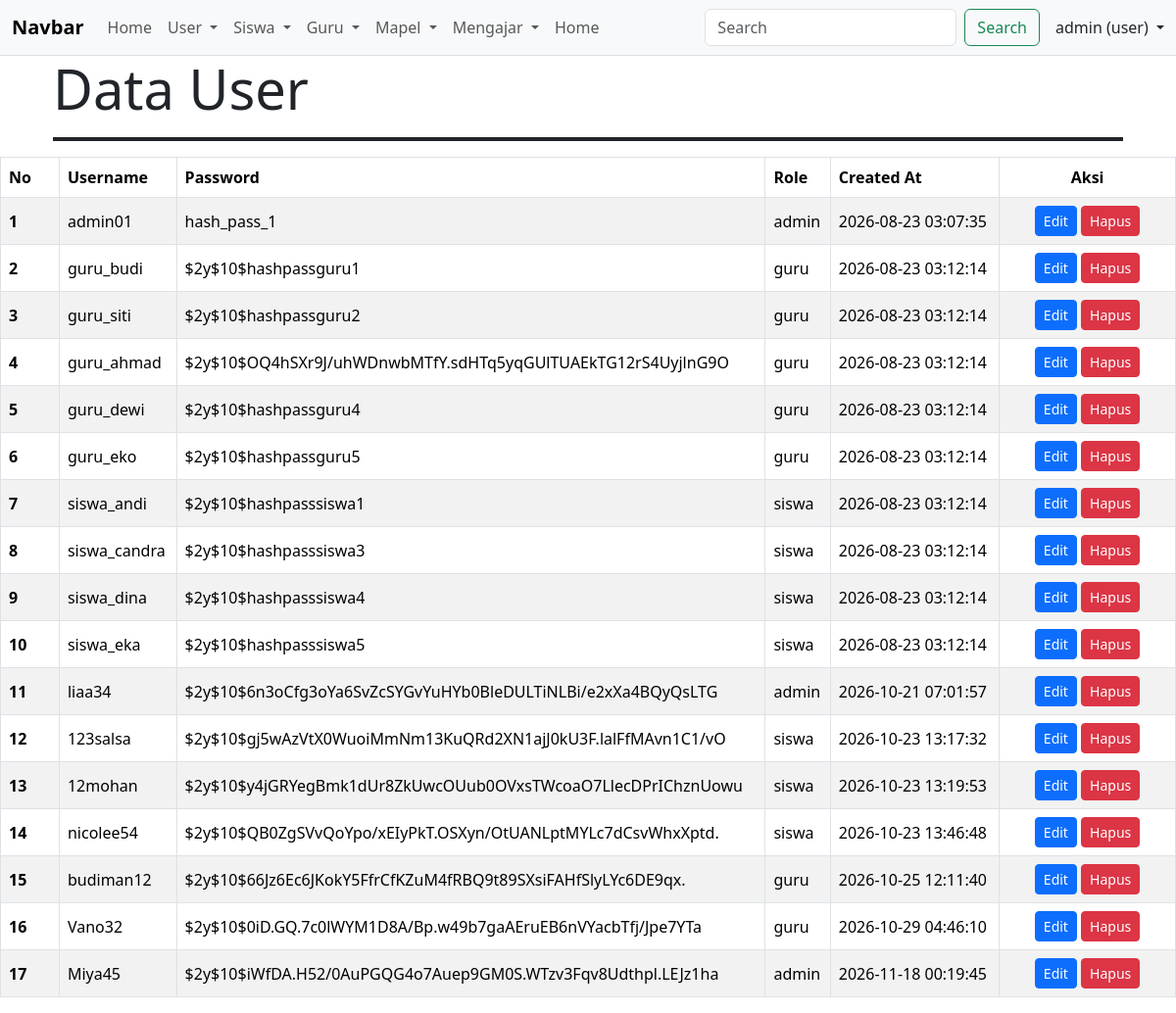
Screenshot of /koneksi/seluruh.php with the database file from the repository.
### tables this page shows
CREATE TABLE `users` (
  `id` int(11) NOT NULL,
  `username` varchar(50) NOT NULL,
  `password` varchar(255) NOT NULL,
  `role` enum('admin','guru','siswa') NOT NULL,
  `created_at` timestamp NOT NULL DEFAULT current_timestamp()
);

### koneksi/seluruh.php (the view, shortened to what this page needs)
<?php require_once ("navbar.php");
require_once("koneksi.php");
require_once("footer.php");
$sql = "SELECT id, username, password, role, created_at FROM users ORDER BY id ASC";
$hasil = mysqli_query($koneksi ,$sql);
if (mysqli_num_rows($hasil) > 0){
  while ($row = mysqli_fetch_assoc($hasil)){
    $data[] = $row;
  }
} else{
  $data = [];
}
?>
<div class="container">
  <div class="container center">
        <h1 class="fw-normal display-4">Data User</h1>
        <hr class="border border-dark border-2 opacity-100">
   </div>
</div>
<table class="table table-bordered table-striped align-middle">
  <thead>
    <tr>
      <th scope="col" style="width:5%;">No</th>
      <th scope="col">Username</th>
      <th scope="col">Password</th>
      <th scope="col">Role</th>
      <th scope="col">Created At</th>
      <th scope="col" style="width:15%; text-align:center;">Aksi</th>
    </tr>
  </thead>
  <tbody>
    <?php
    if (!empty($data)) {
        $no = 1;
        foreach ($data as $user) {
    ?>
    <tr>
      <th scope="row"><?php echo $no++; ?></th>
      <td><?php echo htmlspecialchars($user['username']); ?></td>
      <td><?php echo htmlspecialchars($user['password']); ?></td>
      <td><?php echo htmlspecialchars($user['role']); ?></td>
      <td><?php echo htmlspecialchars($user['created_at']); ?></td>
      <td class="text-center">
          <a href="edit_user.php?id=<?php echo $user['id']; ?>" class="btn btn-primary btn-sm">Edit</a>
          <a href="hapus_user.php?id=<?php echo $user['id']; ?>" class="btn btn-danger btn-sm" onclick="return confirm('Apakah Anda yakin ingin menghapus data ini?')">Hapus</a>
      </td>
    </tr>
    <?php
        }
    } else {
    ?>
    <tr>
      <td colspan="6" class="text-center">Tidak ada data</td>
    </tr>
    <?php } ?>
  </tbody>
</table>

### rows the page displays
users: username "admin01", password "hash_pass_1", role "admin", created_at "2026-08-23 03:07:35"
users: username "guru_budi", password "$2y$10$hashpassguru1", role "guru", created_at "2026-08-23 03:12:14"
users: username "guru_siti", password "$2y$10$hashpassguru2", role "guru", created_at "2026-08-23 03:12:14"
users: username "guru_ahmad", password "$2y$10$OQ4hSXr9J/uhWDnwbMTfY.sdHTq5yqGUlTUAEkTG12rS4UyjlnG9O", role "guru", created_at "2026-08-23 03:12:14"
users: username "guru_dewi", password "$2y$10$hashpassguru4", role "guru", created_at "2026-08-23 03:12:14"
users: username "guru_eko", password "$2y$10$hashpassguru5", role "guru", created_at "2026-08-23 03:12:14"
users: username "siswa_andi", password "$2y$10$hashpasssiswa1", role "siswa", created_at "2026-08-23 03:12:14"
users: username "siswa_candra", password "$2y$10$hashpasssiswa3", role "siswa", created_at "2026-08-23 03:12:14"
users: username "siswa_dina", password "$2y$10$hashpasssiswa4", role "siswa", created_at "2026-08-23 03:12:14"
users: username "siswa_eka", password "$2y$10$hashpasssiswa5", role "siswa", created_at "2026-08-23 03:12:14"
users: username "liaa34", password "$2y$10$6n3oCfg3oYa6SvZcSYGvYuHYb0BleDULTiNLBi/e2xXa4BQyQsLTG", role "admin", created_at "2026-10-21 07:01:57"
users: username "123salsa", password "$2y$10$gj5wAzVtX0WuoiMmNm13KuQRd2XN1ajJ0kU3F.lalFfMAvn1C1/vO", role "siswa", created_at "2026-10-23 13:17:32"
users: username "12mohan", password "$2y$10$y4jGRYegBmk1dUr8ZkUwcOUub0OVxsTWcoaO7LlecDPrIChznUowu", role "siswa", created_at "2026-10-23 13:19:53"
users: username "nicolee54", password "$2y$10$QB0ZgSVvQoYpo/xEIyPkT.OSXyn/OtUANLptMYLc7dCsvWhxXptd.", role "siswa", created_at "2026-10-23 13:46:48"
users: username "budiman12", password "$2y$10$66Jz6Ec6JKokY5FfrCfKZuM4fRBQ9t89SXsiFAHfSlyLYc6DE9qx.", role "guru", created_at "2026-10-25 12:11:40"
users: username "Vano32", password "$2y$10$0iD.GQ.7c0lWYM1D8A/Bp.w49b7gaAEruEB6nVYacbTfj/Jpe7YTa", role "guru", created_at "2026-10-29 04:46:10"
users: username "Miya45", password "$2y$10$iWfDA.H52/0AuPGQG4o7Auep9GM0S.WTzv3Fqv8Udthpl.LEJz1ha", role "admin", created_at "2026-11-18 00:19:45"

### other values shown
$nama "admin"
$username "user"
